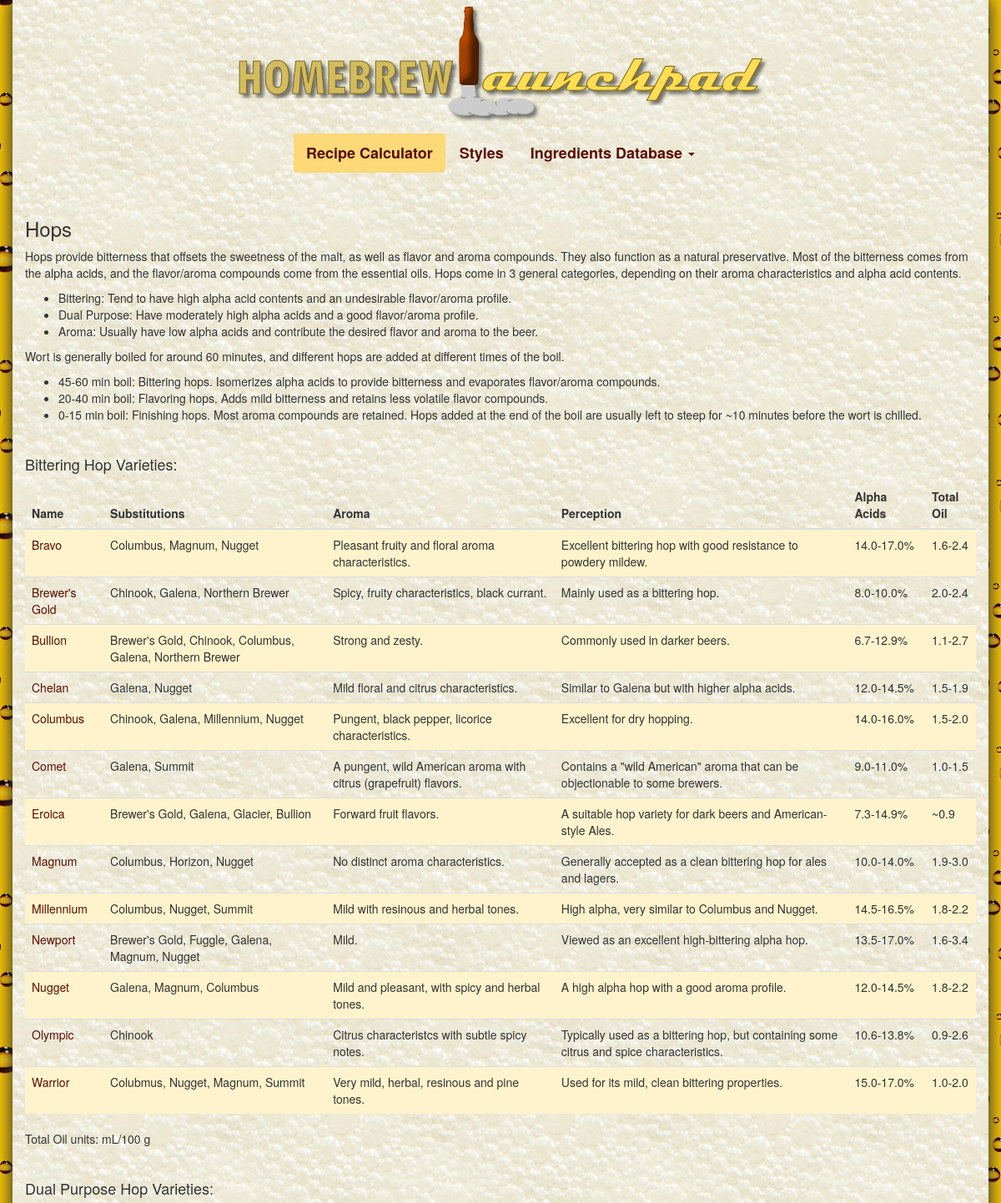
Page /hops.php (upper part) on the committed database.
### tables this page shows
CREATE TABLE IF NOT EXISTS `Hops` (
  `name` varchar(15) DEFAULT NULL,
  `type` varchar(9) DEFAULT NULL,
  `aroma` varchar(98) DEFAULT NULL,
  `alpha_min` decimal(3,1) DEFAULT NULL,
  `alpha_max` decimal(3,1) DEFAULT NULL,
  `beta_min` decimal(2,1) DEFAULT NULL,
  `beta_max` decimal(2,1) DEFAULT NULL,
  `total_oil` varchar(7) DEFAULT NULL,
  `perception` varchar(100) DEFAULT NULL,
  `substitutions` varchar(57) DEFAULT NULL,
  `link` varchar(45) DEFAULT NULL,
  UNIQUE KEY `name` (`name`)
);

### public/hops.php (called while the page is built, shortened)
<?php
	$bitter_hops = query("SELECT * FROM Hops WHERE type = ? ORDER BY name", "Bittering");
	$dual_hops = query("SELECT * FROM Hops WHERE type = ? ORDER BY name", "Dual");
	$aroma_hops = query("SELECT * FROM Hops WHERE type = ? ORDER BY name", "Aroma");
	render("hops_output.php", ["bitter_hops" => $bitter_hops, "dual_hops" => $dual_hops, "aroma_hops" => $aroma_hops, "title" => "Hops"]);
?>

### templates/hops_output.php (the view, shortened to what this page needs)
<div id="middle" class="col-sm-12">
<h3>Hops</h3>
<p>Hops provide bitterness that offsets the sweetness of the malt, as well as flavor and aroma compounds.  They also function as a natural preservative.  Most of the bitterness comes from the alpha acids, and the flavor/aroma compounds come from the essential oils.  Hops come in 3 general categories, depending on their aroma characteristics and alpha acid contents.</p>
<ul>
	<li>Bittering: Tend to have high alpha acid contents and an undesirable flavor/aroma profile.</li>
	<li>Dual Purpose: Have moderately high alpha acids and a good flavor/aroma profile.</li>
	<li>Aroma: Usually have low alpha acids and contribute the desired flavor and aroma to the beer.</li>
</ul>
<p>Wort is generally boiled for around 60 minutes, and different hops are added at different times of the boil.</p>
<ul>
	<li>45-60 min boil: Bittering hops. Isomerizes alpha acids to provide bitterness and evaporates flavor/aroma compounds.</li>
	<li>20-40 min boil: Flavoring hops. Adds mild bitterness and retains less volatile flavor compounds.
	<li>0-15 min boil: Finishing hops.  Most aroma compounds are retained.  Hops added at the end of the boil are usually left to steep for ~10 minutes before the wort is chilled.
</ul>
<br />
<h4>Bittering Hop Varieties:</h4>
<table class="table table-striped">
    <thead>
        <tr>
            <th>Name</th>
            <th>Substitutions</th>
            <th>Aroma</th>
            <th>Perception</th>
            <th>Alpha Acids</th>
            <th>Total Oil</th>
        </tr>
    </thead>
    <tbody>
        <?php
	    foreach ($bitter_hops as $bitter_hop):
            print("<tr>");
            print("<td><a href='{$bitter_hop["link"]}' target='_blank'>{$bitter_hop["name"]}</a></td>");
            print("<td>{$bitter_hop["substitutions"]}</td>");
            print("<td>{$bitter_hop["aroma"]}</td>");
            print("<td>{$bitter_hop["perception"]}</td>");
            print("<td>{$bitter_hop["alpha_min"]}-{$bitter_hop["alpha_max"]}%</td>");
            print("<td>{$bitter_hop["total_oil"]}</td>");
            print("</tr>");
	    endforeach
		?>
    </tbody>
</table>
<p>Total Oil units: mL/100 g</p>
<br />
<h4>Dual Purpose Hop Varieties:</h4>
<br />

### public/css/custom.css (style rules this page uses)
a, a:hover { color:#5B0D01; }
body { background-color: #DA7E01; background-image:url('/img/drops.png'); }
.table-striped > tbody > tr:nth-child(2n+1) > td, .table-striped > tbody > tr:nth-child(2n+1) > th { background-color: #fef3cc; }

### rows in the picture
hops: name "Bravo", substitutions "Columbus, Magnum, Nugget", aroma "Pleasant fruity and floral aroma characteristics.", perception "Excellent bittering hop with good resistance to powdery mildew.", alpha_min "14.0", alpha_max "17.0", total_oil "1.6-2.4"
hops: name "Brewer's Gold", substitutions "Chinook, Galena, Northern Brewer", aroma "Spicy, fruity characteristics, black currant.", perception "Mainly used as a bittering hop.", alpha_min "8.0", alpha_max "10.0", total_oil "2.0-2.4"
hops: name "Bullion", substitutions "Brewer's Gold, Chinook, Columbus, Galena, Northern Brewer", aroma "Strong and zesty.", perception "Commonly used in darker beers.", alpha_min "6.7", alpha_max "12.9", total_oil "1.1-2.7"
hops: name "Chelan", substitutions "Galena, Nugget", aroma "Mild floral and citrus characteristics.", perception "Similar to Galena but with higher alpha acids.", alpha_min "12.0", alpha_max "14.5", total_oil "1.5-1.9"
hops: name "Columbus", substitutions "Chinook, Galena, Millennium, Nugget", aroma "Pungent, black pepper, licorice characteristics.", perception "Excellent for dry hopping.", alpha_min "14.0", alpha_max "16.0", total_oil "1.5-2.0"
hops: name "Comet", substitutions "Galena, Summit", aroma "A pungent, wild American aroma with citrus (grapefruit) flavors.", perception "Contains a \"wild American\" aroma that can be objectionable to some brewers.", alpha_min "9.0", alpha_max "11.0", total_oil "1.0-1.5"
hops: name "Eroica", substitutions "Brewer's Gold, Galena, Glacier, Bullion", aroma "Forward fruit flavors.", perception "A suitable hop variety for dark beers and American-style Ales.", alpha_min "7.3", alpha_max "14.9", total_oil "~0.9"
hops: name "Magnum", substitutions "Columbus, Horizon, Nugget", aroma "No distinct aroma characteristics.", perception "Generally accepted as a clean bittering hop for ales and lagers.", alpha_min "10.0", alpha_max "14.0", total_oil "1.9-3.0"
hops: name "Millennium", substitutions "Columbus, Nugget, Summit", aroma "Mild with resinous and herbal tones.", perception "High alpha, very similar to Columbus and Nugget.", alpha_min "14.5", alpha_max "16.5", total_oil "1.8-2.2"
hops: name "Newport", substitutions "Brewer's Gold, Fuggle, Galena, Magnum, Nugget", aroma "Mild.", perception "Viewed as an excellent high-bittering alpha hop.", alpha_min "13.5", alpha_max "17.0", total_oil "1.6-3.4"
hops: name "Nugget", substitutions "Galena, Magnum, Columbus", aroma "Mild and pleasant, with spicy and herbal tones.", perception "A high alpha hop with a good aroma profile.", alpha_min "12.0", alpha_max "14.5", total_oil "1.8-2.2"
hops: name "Olympic", substitutions "Chinook", aroma "Citrus characteristcs with subtle spicy notes.", perception "Typically used as a bittering hop, but containing some citrus and spice characteristics.", alpha_min "10.6", alpha_max "13.8", total_oil "0.9-2.6"
hops: name "Warrior", substitutions "Colubmus, Nugget, Magnum, Summit", aroma "Very mild, herbal, resinous and pine tones.", perception "Used for its mild, clean bittering properties.", alpha_min "15.0", alpha_max "17.0", total_oil "1.0-2.0"
